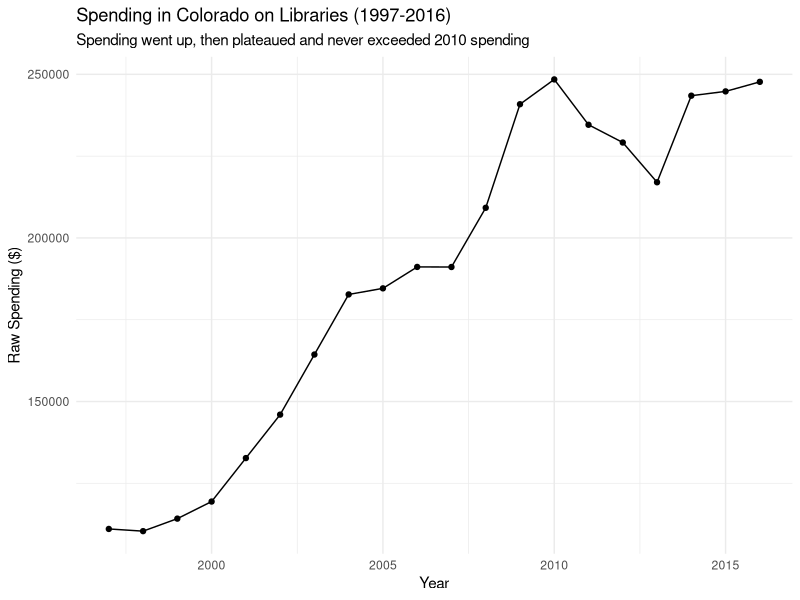
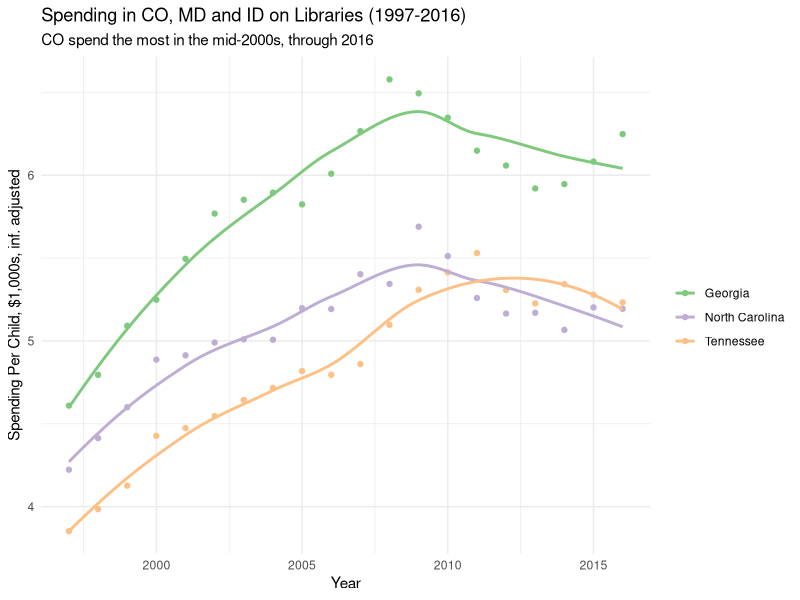

Recreate these plots in R, in order.
# step 1

library(tidyverse)
library(here)

# this was the first approach that came up (say the why in comments, not the how)
tk <- read_csv(here("week-4", "tidykids.csv")) # matthew's approach
# tk <- read_csv("week-4/tidykids.csv") # check wd approach
# tidykids <- read_csv("week-4/tidykids.csv") # nagham's approach
# file_path <- "/Users/wangwei/Downloads/tidykids.csv"
# tidykids <- read.csv(file_path) # wei's approach
# tidykids <- read.csv("/Users/wangwei/Downloads/tidykids.csv") # wei's all-in-one approach
# setwd() # chulin's approach
# tk <- read_csv("tidykids.csv")

# step 2
tk %>% 
  select(state, year, raw, variable) %>% 
  filter(state == "Tennessee") %>% 
  filter(variable == "PK12ed") %>% 
  arrange(year)

# step 3
tk %>% 
  filter(state == "Tennessee" | state == "Florida") %>% count(state)

tk %>% 
  filter(state == "Tennessee" | state == "Florida") # cody solution

tk_tn_fl_highered <- tk %>% 
  select(-...1) %>% 
  filter(state %in% c("Tennessee", "Florida")) %>% 
  rename(spending_category = variable) %>% 
  filter(spending_category == c("highered")) %>% 
  filter(year >= 2010) %>% 
  arrange(desc(inf_adj_perchild))

# step 4
tk %>% 
  count(variable) %>% View()

spending_co_lib <- tk %>% 
  select(state, year, raw, variable) %>% 
  filter(state == "Colorado") %>% 
  filter(variable == "lib") %>% 
  rename(raw_spending = raw)

ggplot(spending_co_lib, aes(x = year, y = raw_spending)) +
  geom_point() +
  geom_line() +
  labs(y = "Raw Spending ($)",
       x = "Year",
       title = "Spending in Colorado on Libraries (1997-2016)",
       subtitle = "Spending went up, then plateaued and never exceeded 2010 spending") +
  theme_minimal()

spending_co_md_lib <- tk %>% 
  select(state, year, inf_adj_perchild, variable) %>% 
  filter(state %in% c("Tennessee", "Georgia", "North Carolina")) %>% 
  filter(variable == "PK12ed") %>% 
  rename(inf_adj_spending = inf_adj_perchild)

ggplot(spending_co_md_lib, aes(x = year, 
                               y = inf_adj_spending,
                               group = state,
                               color = state,
                               label = inf_adj_spending)) +
  geom_point() +
  # geom_text() +
  # geom_line() +
  geom_smooth(se = FALSE) +
  labs(y = "Spending Per Child, $1,000s, inf. adjusted",
       x = "Year",
       title = "Spending in CO, MD and ID on Libraries (1997-2016)",
       subtitle = "CO spend the most in the mid-2000s, through 2016") +
  theme_minimal() +
  scale_color_brewer("", type = "qual")

